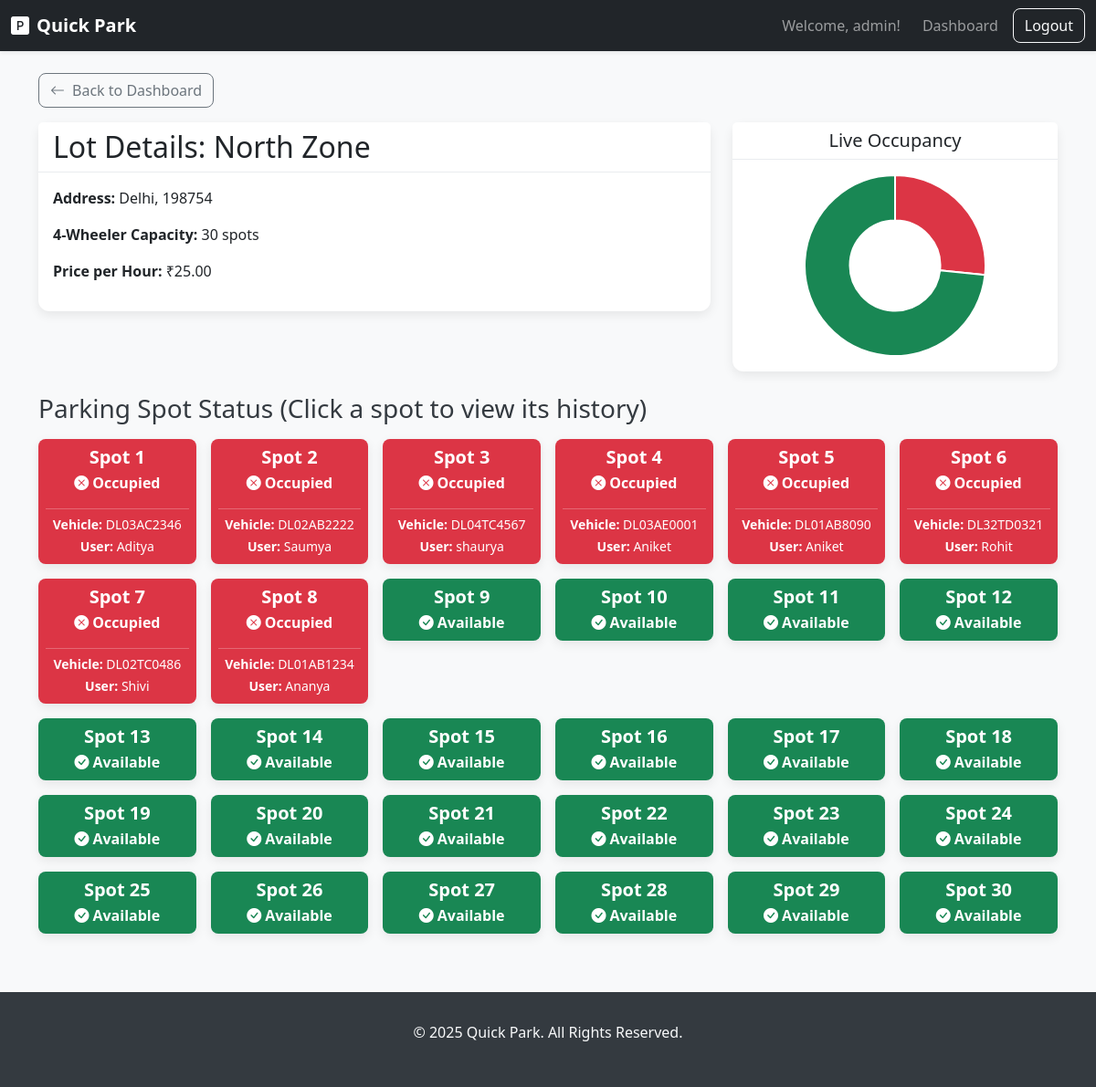
The page /admin/lot/1 (signed in) on the database its author committed.
### models.py (models this page shows)
class ParkingLot(db.Model):
    __tablename__ = 'parking_lot'
    id = db.Column(db.Integer, primary_key=True)
    name = db.Column(db.String(100), unique=True, nullable=False)
    address = db.Column(db.String(200), nullable=False)
    pin_code = db.Column(db.String(10), nullable=False)
    price_per_hour_4_wheeler = db.Column(db.Float, nullable=False)
    capacity_4_wheeler = db.Column(db.Integer, nullable=False)
    spots = db.relationship('ParkingSpot', backref='lot', lazy=True, cascade="all, delete-orphan")

class ParkingSpot(db.Model):
    __tablename__ = 'parking_spot'
    id = db.Column(db.Integer, primary_key=True)
    lot_id = db.Column(db.Integer, db.ForeignKey('parking_lot.id'), nullable=False)
    spot_number = db.Column(db.Integer, nullable=False)
    vehicle_type = db.Column(db.String(5), nullable=False)
    status = db.Column(db.Boolean, nullable=False, default=True)
    @property
    def active_booking(self):
        if self.status is False:
            return Booking.query.filter_by(spot_id=self.id, exit_time=None).first()
        return None

class Booking(db.Model):
    __tablename__ = 'booking'
    id = db.Column(db.Integer, primary_key=True)
    user_id = db.Column(db.Integer, db.ForeignKey('user.id'), nullable=False)
    spot_id = db.Column(db.Integer, db.ForeignKey('parking_spot.id'), nullable=False)
    vehicle_number = db.Column(db.String(20), nullable=False)
    entry_time = db.Column(db.DateTime, nullable=False, default=datetime.utcnow)
    exit_time = db.Column(db.DateTime, nullable=True)
    cost = db.Column(db.Float, nullable=True)
    spot = db.relationship('ParkingSpot', backref='bookings', lazy=True)

class User(db.Model):
    __tablename__ = 'user'
    id = db.Column(db.Integer, primary_key=True)
    username = db.Column(db.String(80), unique=True, nullable=False)
    email = db.Column(db.String(120), unique=True, nullable=False)
    phone_number = db.Column(db.String(20), unique=True, nullable=False)
    password_hash = db.Column(db.String(128), nullable=False)
    role = db.Column(db.String(20), nullable=False, default='user')
    bookings = db.relationship('Booking', backref='user', lazy=True)

### app.py (the view)
@app.route('/admin/lot/<int:lot_id>')
def view_lot(lot_id):
    if session.get('role') != 'admin':
        flash('You must be an admin to access this page.', 'danger')
        return redirect(url_for('login'))
    lot = ParkingLot.query.get_or_404(lot_id)
    spots = ParkingSpot.query.filter_by(lot_id=lot.id).order_by(ParkingSpot.spot_number).all()
    occupied_count = ParkingSpot.query.filter_by(lot_id=lot.id, status=False).count()
    available_count = lot.capacity_4_wheeler - occupied_count
    chart_data = {'occupied': occupied_count, 'available': available_count}
    return render_template('admin/view_lot.html', lot=lot, spots=spots, chart_data=chart_data)

### templates/admin/view_lot.html (shortened to what this page needs)
{% extends 'base.html' %}
{% block content %}
<a href="{{ url_for('admin_dashboard') }}" class="btn btn-outline-secondary mb-3"><i class="bi bi-arrow-left me-2"></i>Back to Dashboard</a>
<div class="row">
    <div class="col-md-8">
        <div class="card mb-4">
            <div class="card-header"><h2 class="mb-0">Lot Details: {{ lot.name }}</h2></div>
            <div class="card-body">
                <p><strong>Address:</strong> {{ lot.address }}, {{ lot.pin_code }}</p>
                <p><strong>4-Wheeler Capacity:</strong> {{ lot.capacity_4_wheeler }} spots</p>
                <p><strong>Price per Hour:</strong> ₹{{ "%.2f"|format(lot.price_per_hour_4_wheeler) }}</p>
            </div>
        </div>
    </div>
    <div class="col-md-4">
        <div class="card mb-4">
            <div class="card-header"><h5 class="mb-0 text-center">Live Occupancy</h5></div>
            <div class="card-body d-flex justify-content-center align-items-center">
                <div style="max-width: 200px; width: 100%;">
                    <canvas id="lotOccupancyChart"></canvas>
                </div>
            </div>
        </div>
    </div>
</div>
<h3 class="mb-3">Parking Spot Status (Click a spot to view its history)</h3>
<div class="row row-cols-2 row-cols-sm-3 row-cols-md-4 row-cols-lg-6 g-3">
    {% for spot in spots %}
    <div class="col">
        <a href="{{ url_for('spot_history', spot_id=spot.id) }}" class="text-decoration-none">
            <div class="card text-center spot-card {% if spot.status %}bg-success{% else %}bg-danger{% endif %}">
                <div class="card-body p-2">
                    <h5 class="card-title mb-1">Spot {{ spot.spot_number }}</h5>
                    <p class="card-text fw-bold">
                        {% if spot.status %}<i class="bi bi-check-circle-fill me-1"></i>Available{% else %}<i class="bi bi-x-circle-fill me-1"></i>Occupied{% endif %}
                    </p>
                    {% if spot.active_booking %}
                        <hr class="my-1"><small><strong>Vehicle:</strong> {{ spot.active_booking.vehicle_number }}</small><br><small><strong>User:</strong> {{ spot.active_booking.user.username }}</small>
                    {% endif %}
                </div>
            </div>
        </a>
    </div>
    {% endfor %}
</div>
{% endblock %}
{% block scripts %}
<script>
    const lotCtx = document.getElementById('lotOccupancyChart');
    if (lotCtx) {
        new Chart(lotCtx, {
            type: 'doughnut',
            data: {
                labels: ['Occupied', 'Available'],
                datasets: [{
                    data: [{{ chart_data.occupied }}, {{ chart_data.available }}],
                    backgroundColor: ['rgb(220, 53, 69)', 'rgb(25, 135, 84)'],
                    borderColor: ['#ffffff', '#ffffff'],
                    borderWidth: 2
                }]
            },
            options: { responsive: true, plugins: { legend: { display: false } } }
        });
    }
</script>
{% endblock %}

### static/css/style.css (style rules this page uses)
body { font-family: 'Segoe UI', Tahoma, Geneva, Verdana, sans-serif; background-color: #f8f9fa; color: #343a40; }
.btn { border-radius: 0.5rem; font-weight: 500; transition: all 0.2s ease-in-out; }
.card { border: none; border-radius: 0.75rem; box-shadow: 0 4px 12px rgba(0, 0, 0, 0.08); transition: all 0.3s ease; }
.card-header { background-color: #ffffff; border-bottom: 1px solid #e9ecef; font-weight: 600; }
.spot-card { border-radius: 0.5rem; color: white; }
.spot-card.bg-success { background-color: #198754 !important; }
.spot-card.bg-danger { background-color: #dc3545 !important; }
.spot-card h5 { font-weight: 700; font-size: 1.25rem; }

### rows shown on the page
ParkingLot: name "North Zone", address "Delhi", pin_code "198754", capacity_4_wheeler "30", price_per_hour_4_wheeler "25.00"
ParkingSpot: spot_number "1", shows "Occupied", active_booking.vehicle_number "DL03AC2346", active_booking.user.username "Aditya"
ParkingSpot: spot_number "2", shows "Occupied", active_booking.vehicle_number "DL02AB2222", active_booking.user.username "Saumya"
ParkingSpot: spot_number "3", shows "Occupied", active_booking.vehicle_number "DL04TC4567", active_booking.user.username "shaurya"
ParkingSpot: spot_number "4", shows "Occupied", active_booking.vehicle_number "DL03AE0001", active_booking.user.username "Aniket"
ParkingSpot: spot_number "5", shows "Occupied", active_booking.vehicle_number "DL01AB8090", active_booking.user.username "Aniket"
ParkingSpot: spot_number "6", shows "Occupied", active_booking.vehicle_number "DL32TD0321", active_booking.user.username "Rohit"
ParkingSpot: spot_number "7", shows "Occupied", active_booking.vehicle_number "DL02TC0486", active_booking.user.username "Shivi"
ParkingSpot: spot_number "8", shows "Occupied", active_booking.vehicle_number "DL01AB1234", active_booking.user.username "Ananya"
ParkingSpot: spot_number "9", status True (drawn)
ParkingSpot: spot_number "10", status True (drawn)
ParkingSpot: spot_number "11", status True (drawn)
ParkingSpot: spot_number "12", status True (drawn)
ParkingSpot: spot_number "13", status True (drawn)
ParkingSpot: spot_number "14", status True (drawn)
ParkingSpot: spot_number "15", status True (drawn)
ParkingSpot: spot_number "16", status True (drawn)
ParkingSpot: spot_number "17", status True (drawn)
ParkingSpot: spot_number "18", status True (drawn)
ParkingSpot: spot_number "19", status True (drawn)
ParkingSpot: spot_number "20", status True (drawn)
ParkingSpot: spot_number "21", status True (drawn)
ParkingSpot: spot_number "22", status True (drawn)
ParkingSpot: spot_number "23", status True (drawn)
ParkingSpot: spot_number "24", status True (drawn)
ParkingSpot: spot_number "25", status True (drawn)
ParkingSpot: spot_number "26", status True (drawn)
ParkingSpot: spot_number "27", status True (drawn)
ParkingSpot: spot_number "28", status True (drawn)
ParkingSpot: spot_number "29", status True (drawn)
ParkingSpot: spot_number "30", status True (drawn)

### other values the page prints
{{ session.username }} "admin"
chart data {{ chart_data.occupied }} 8
chart data {{ chart_data.available }} 22
